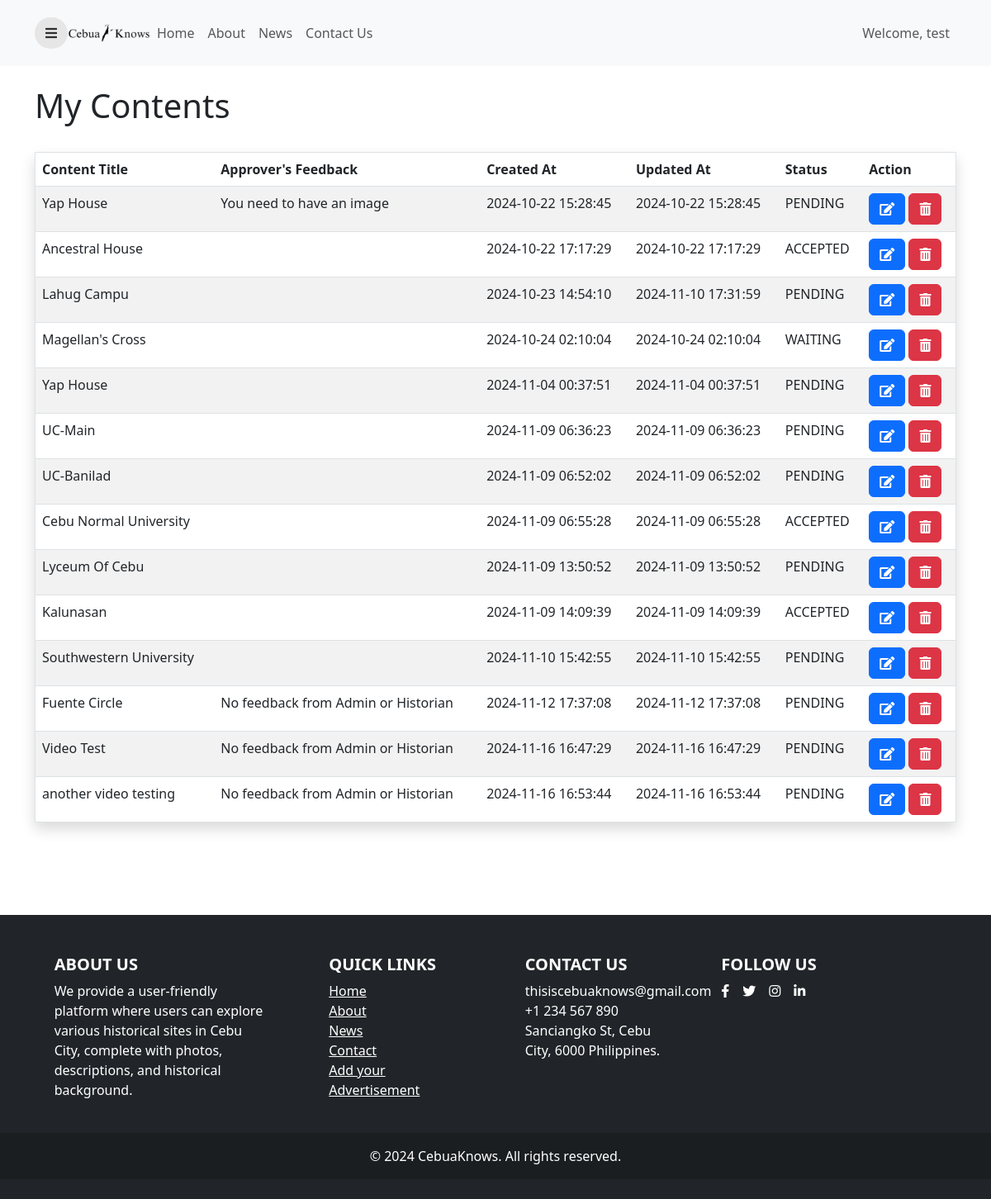
The page /myContents.php (signed in) on the database its author committed.
### tables this page shows
CREATE TABLE `users` (
  `user_id` int(11) NOT NULL,
  `username` varchar(50) NOT NULL,
  `email` varchar(50) NOT NULL,
  `password` varchar(60) NOT NULL,
  `confirm_password` varchar(50) NOT NULL,
  `firstname` varchar(20) NOT NULL,
  `lastname` varchar(20) NOT NULL,
  `bio` varchar(255) NOT NULL,
  `mobile` varchar(15) NOT NULL,
  `address` varchar(60) NOT NULL,
  `profile_picture` varchar(60) NOT NULL,
  `role` varchar(25) NOT NULL DEFAULT 'Learner'
);

CREATE TABLE `content` (
  `content_id` int(11) NOT NULL,
  `content_title` varchar(50) DEFAULT NULL,
  `description` text DEFAULT NULL,
  `created_at` timestamp NOT NULL DEFAULT current_timestamp(),
  `updated_at` timestamp NOT NULL DEFAULT current_timestamp(),
  `location_id` int(11) DEFAULT NULL,
  `quiz_id` int(11) DEFAULT NULL,
  `media_id` int(11) DEFAULT NULL,
  `user_id` int(11) DEFAULT NULL,
  `status` varchar(25) NOT NULL DEFAULT 'PENDING',
  `feedback` varchar(255) NOT NULL DEFAULT 'No feedback from Admin or Historian'
);

### myContents.php (the view, shortened to what this page needs)
<?php
	include "connection.php";
		if(!empty($_SESSION["id"])){
			$id = $_SESSION["id"];
			$result = mysqli_query($conn, "SELECT * FROM users WHERE user_id = '$id' ");
			$row = mysqli_fetch_assoc($result);
		}else{
			header("Location: login.php");
			exit();
		}
?>
	<!DOCTYPE html>
	<html>
	<head>
		<link rel="stylesheet" href="https://cdnjs.cloudflare.com/ajax/libs/twitter-bootstrap/5.3.0/css/bootstrap.min.css" />
		<link rel="stylesheet" href="https://cdn.datatables.net/2.1.8/css/dataTables.bootstrap5.css" />
		<link rel="stylesheet" href="https://cdn.datatables.net/responsive/3.0.3/css/responsive.bootstrap5.css" />
		<link href="https://cdnjs.cloudflare.com/ajax/libs/font-awesome/5.15.1/css/all.min.css" rel="stylesheet" />
		<link href="https://fonts.googleapis.com/css2?family=Roboto:wght@300&display=swap" rel="stylesheet"> </head>
	<body>
		<div class="page">
			<nav class="navbar navbar-expand-lg navbar-light bg-light">
				<div class="container">
					<button id="sidebarToggle" class="btn sidebarToggle"> <i class="fas fa-bars"></i> </button>
					<div class="collapse navbar-collapse" id="navbarNav">
						<a href="dashboard-user.php"><img src="img/land-img/logo.png" alt="Logo" width="100" height="100"></a>
						<ul class="navbar-nav me-auto">
							<li class="nav-item"><a class="nav-link" href="dashboard-user.php">Home</a></li>
							<li class="nav-item"><a class="nav-link" href="about.php">About</a></li>
							<li class="nav-item"><a class="nav-link" href="news.php">News</a></li>
							<li class="nav-item"><a class="nav-link" href="contact.php">Contact Us</a></li>
						</ul>
						<ul class="navbar-nav ms-auto">
							<li class="nav-item"><p class="nav-link" style="margin:0;">Welcome, <?php echo $row["username"]; ?></p></li>
						</ul>
					</div>
				</div>
			</nav>
		</div>
		<div class="container">
			<br>
			<h1>My Contents</h1>
			<br>
			<table id="example" class="table table-striped nowrap border shadow" style="width:100%">
				<thead>
					<tr>
						<th>Content Title</th>
						<th>Approver's Feedback</th>
						<th>Created At</th>
						<th>Updated At</th>
						<th>Status</th>
						<th>Action</th>
					</tr>
				</thead>
				<tbody>
					<?php
						$sql = "select * from content where user_id = '$id'";
						$result = mysqli_query($conn, $sql);
						if($result){
							while($row = mysqli_fetch_assoc($result)){
								echo '
									<tr>
										<td>'. $row['content_title'] .'</td>
										<td>'. $row['feedback'] .'</td>
										<td>'. $row['created_at'] .'</td>
										<td>'. $row['updated_at'] .'</td>
										<td class="'.$row['status'].'">'. $row['status'] .'</td>
										<td>
											<a class="btn btn-primary" href="uploadContent-edit.php?content_id='. $row['content_id'] .'"><i class="fas fa-edit"></i></a>
											<a class="btn btn-danger" href="myContents.php?deletecontent_id='. $row['content_id'] .'"><i class="fas fa-trash-alt"></i></a>
										</td>
									</tr>
								';
							}
						}
					?>
				</tbody>
			</table>
		</div>
		<br>
		<br>
		<br>
		<br>
		<footer class="bg-dark text-white pt-5 pb-4">
			<div class="container text-center text-md-start">
				<div class="row text-center text-md-start">
					<div class="col-md-3 col-lg-3 col-xl-3 mx-auto mb-4">
						<h5 class="text-uppercase fw-bold">About Us</h5>
						<p>We provide a user-friendly platform where users can explore various historical sites in Cebu City, complete with photos, descriptions, and historical background.</p>
					</div>
					<div class="col-md-2 col-lg-2 col-xl-2 mx-auto mb-4">
						<h5 class="text-uppercase fw-bold">Quick Links</h5>
						<ul class="list-unstyled">
							<li> <a href="dashboard-user.php" class="text-white ">Home</a> </li>
							<li> <a href="about.php" class="text-white ">About</a> </li>
							<li> <a href="news.php" class="text-white ">News</a> </li>
							<li> <a href="contact.php" class="text-white ">Contact</a> </li>
							<li> <a href="advertisement.php" class="text-white ">Add your Advertisement</a></li>
						</ul>
					</div>
					<div class="col-md-3 col-lg-2 col-xl-2 mx-auto mb-4">
						<h5 class="text-uppercase fw-bold">Contact Us</h5>
						<ul class="list-unstyled">
							<li>thisiscebuaknows@gmail.com</li>
							<li>+1 234 567 890</li>
							<li>Sanciangko St, Cebu City, 6000 Philippines.</li>
						</ul>
					</div>
					<div class="col-12 col-md-4 col-lg-3 mx-auto mb-4">
						<h5 class="text-uppercase fw-bold text-center text-md-start">Follow Us</h5>
						<div class="d-flex justify-content-center justify-content-md-start">
							<a href="#" class="text-white me-3">
								<i class="fab fa-facebook-f"></i>
							</a>
							<a href="#" class="text-white me-3">
								<i class="fab fa-twitter"></i>
							</a>
							<a href="#" class="text-white me-3">
								<i class="fab fa-instagram"></i>
							</a>
							<a href="#" class="text-white">
								<i class="fab fa-linkedin-in"></i>
							</a>
						</div>
					</div>
				</div>
			</div>
			<div class="text-center p-3" style="background-color: rgba(0, 0, 0, 0.2);"> © 2024 CebuaKnows. All rights reserved. </div>
		</footer>
	</body>
	</html>

### myContents.php (style rules this page uses)
.ACCEPTED { color: green; }
.sidebarToggle { font-size: 16px; color: rgba(0, 0, 0, 0.8); z-index: 999; background-color: #e6e6e6; transition: all 0.3s ease; border-radius: 50px; }
.navbar { width: 100%; height: 10vh; }
.navbar .container { height: 5vh; }

### rows shown on the page
users: username "test"
content: content_title "Yap House", feedback "You need to have an image", created_at "2024-10-22 15:28:45", updated_at "2024-10-22 15:28:45", status "PENDING"
content: content_title "Ancestral House", created_at "2024-10-22 17:17:29", updated_at "2024-10-22 17:17:29", status "ACCEPTED"
content: content_title "Lahug Campu", created_at "2024-10-23 14:54:10", updated_at "2024-11-10 17:31:59", status "PENDING"
content: content_title "Magellan's Cross", created_at "2024-10-24 02:10:04", updated_at "2024-10-24 02:10:04", status "WAITING"
content: content_title "Yap House", created_at "2024-11-04 00:37:51", updated_at "2024-11-04 00:37:51", status "PENDING"
content: content_title "UC-Main", created_at "2024-11-09 06:36:23", updated_at "2024-11-09 06:36:23", status "PENDING"
content: content_title "UC-Banilad", created_at "2024-11-09 06:52:02", updated_at "2024-11-09 06:52:02", status "PENDING"
content: content_title "Cebu Normal University", created_at "2024-11-09 06:55:28", updated_at "2024-11-09 06:55:28", status "ACCEPTED"
content: content_title "Lyceum Of Cebu", created_at "2024-11-09 13:50:52", updated_at "2024-11-09 13:50:52", status "PENDING"
content: content_title "Kalunasan", created_at "2024-11-09 14:09:39", updated_at "2024-11-09 14:09:39", status "ACCEPTED"
content: content_title "Southwestern University", created_at "2024-11-10 15:42:55", updated_at "2024-11-10 15:42:55", status "PENDING"
content: content_title "Fuente Circle", feedback "No feedback from Admin or Historian", created_at "2024-11-12 17:37:08", updated_at "2024-11-12 17:37:08", status "PENDING"
content: content_title "Video Test", feedback "No feedback from Admin or Historian", created_at "2024-11-16 16:47:29", updated_at "2024-11-16 16:47:29", status "PENDING"
content: content_title "another video testing", feedback "No feedback from Admin or Historian", created_at "2024-11-16 16:53:44", updated_at "2024-11-16 16:53:44", status "PENDING"
